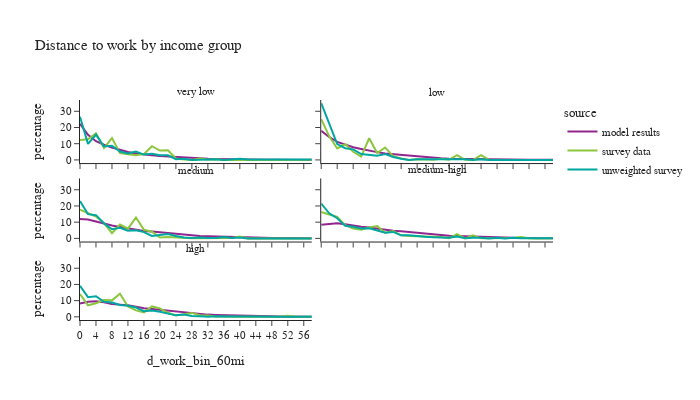

Notebook code cell kept with this figure:
### Code cell
df_plot = per_data.loc[(per_data['is_worker']) & (per_data['d_work_bin_60mi'] != float('nan'))].groupby(['source','hhincome_group','d_work_bin_60mi'])['person_weight'].sum().reset_index()
df_plot['percentage'] = df_plot.groupby(['source','hhincome_group'], group_keys=False)['person_weight']. \
    apply(lambda x: 100 * x / float(x.sum()))
# df_plot

fig2 = px.line(df_plot, x='d_work_bin_60mi', y="percentage", color="source",
               facet_col="hhincome_group", facet_col_wrap=2,
               title="Distance to work by income group")
fig2.for_each_annotation(lambda a: a.update(text = a.text.split("=")[-1]))
fig2.update_layout(height=400, width=700, font=dict(size=11))
fig2.show()

### Figure 1 — Plotly figure (JSON) as saved in the notebook; plotly's stock layout.template omitted (floating-point values rounded to 4 significant figures)
{"data": [{"hovertemplate": "source=model results<br>hhincome_group=very low<br>d_work_bin_60mi=%{x}<br>percentage=%{y}<extra></extra>", "legendgroup": "model results", "line": {"color": "#91268F", "dash": "solid"}, "marker": {"symbol": "circle"}, "mode": "lines", "name": "model results", "orientation": "v", "showlegend": true, "type": "scatter", "x": ["0", "2", "4", "6", "8", "10", "12", "14", "16", "18", "20", "22", "24", "26", "28", "30", "32", "34", "36", "38", "40", "42", "44", "46", "48", "50", "52", "54", "56", "58"], "xaxis": "x5", "y": [22.29, 15.45, 11.52, 9.346, 7.694, 6.092, 4.92, 3.961, 3.304, 2.894, 2.481, 2.134, 1.657, 1.299, 0.9643, 0.8261, 0.6753, 0.6156, 0.4586, 0.3267, 0.3251, 0.2293, 0.1618, 0.1256, 0.06596, 0.0534, 0.05654, 0.03612, 0.01885, 0.01571], "yaxis": "y5"}, {"hovertemplate": "source=model results<br>hhincome_group=low<br>d_work_bin_60mi=%{x}<br>percentage=%{y}<extra></extra>", "legendgroup": "model results", "line": {"color": "#91268F", "dash": "solid"}, "marker": {"symbol": "circle"}, "mode": "lines", "name": "model results", "orientation": "v", "showlegend": false, "type": "scatter", "x": ["0", "2", "4", "6", "8", "10", "12", "14", "16", "18", "20", "22", "24", "26", "28", "30", "32", "34", "36", "38", "40", "42", "44", "46", "48", "50", "52", "54", "56", "58"], "xaxis": "x6", "y": [17.95, 14.12, 11.11, 9.267, 7.794, 6.762, 5.59, 4.806, 3.911, 3.495, 2.913, 2.596, 1.977, 1.572, 1.238, 1.034, 0.7904, 0.6892, 0.5342, 0.4218, 0.3723, 0.2907, 0.2135, 0.1663, 0.1296, 0.07117, 0.07342, 0.05469, 0.03971, 0.02397], "yaxis": "y6"}, {"hovertemplate": "source=model results<br>hhincome_group=medium<br>d_work_bin_60mi=%{x}<br>percentage=%{y}<extra></extra>", "legendgroup": "model results", "line": {"color": "#91268F", "dash": "solid"}, "marker": {"symbol": "circle"}, "mode": "lines", "name": "model results", "orientation": "v", "showlegend": false, "type": "scatter", "x": ["0", "2", "4", "6", "8", "10", "12", "14", "16", "18", "20", "22", "24", "26", "28", "30", "32", "34", "36", "38", "40", "42", "44", "46", "48", "50", "52", "54", "56", "58"], "xaxis": "x3", "y": [12.0, 11.67, 10.36, 8.982, 7.899, 7.011, 6.168, 5.441, 4.555, 4.213, 3.694, 3.197, 2.574, 2.148, 1.886, 1.483, 1.268, 1.075, 0.8968, 0.771, 0.6465, 0.5327, 0.4009, 0.3166, 0.2479, 0.1732, 0.1349, 0.1071, 0.08351, 0.06276], "yaxis": "y3"}, {"hovertemplate": "source=model results<br>hhincome_group=medium-high<br>d_work_bin_60mi=%{x}<br>percentage=%{y}<extra></extra>", "legendgroup": "model results", "line": {"color": "#91268F", "dash": "solid"}, "marker": {"symbol": "circle"}, "mode": "lines", "name": "model results", "orientation": "v", "showlegend": false, "type": "scatter", "x": ["0", "2", "4", "6", "8", "10", "12", "14", "16", "18", "20", "22", "24", "26", "28", "30", "32", "34", "36", "38", "40", "42", "44", "46", "48", "50", "52", "54", "56", "58"], "xaxis": "x4", "y": [8.435, 9.106, 9.391, 8.672, 7.735, 7.111, 6.642, 5.931, 5.11, 4.774, 4.334, 3.894, 3.129, 2.659, 2.293, 1.864, 1.559, 1.406, 1.209, 1.029, 0.8542, 0.7381, 0.5649, 0.4237, 0.3461, 0.2328, 0.2125, 0.1396, 0.1182, 0.08647], "yaxis": "y4"}, {"hovertemplate": "source=model results<br>hhincome_group=high<br>d_work_bin_60mi=%{x}<br>percentage=%{y}<extra></extra>", "legendgroup": "model results", "line": {"color": "#91268F", "dash": "solid"}, "marker": {"symbol": "circle"}, "mode": "lines", "name": "model results", "orientation": "v", "showlegend": false, "type": "scatter", "x": ["0", "2", "4", "6", "8", "10", "12", "14", "16", "18", "20", "22", "24", "26", "28", "30", "32", "34", "36", "38", "40", "42", "44", "46", "48", "50", "52", "54", "56", "58"], "xaxis": "x", "y": [8.153, 9.265, 9.607, 9.045, 7.841, 7.531, 7.135, 6.296, 5.328, 4.882, 4.368, 3.792, 3.028, 2.462, 2.031, 1.685, 1.37, 1.211, 1.023, 0.8739, 0.7007, 0.5808, 0.4572, 0.3569, 0.2921, 0.2145, 0.1875, 0.1191, 0.09187, 0.07052], "yaxis": "y"}, {"hovertemplate": "source=survey data<br>hhincome_group=very low<br>d_work_bin_60mi=%{x}<br>percentage=%{y}<extra></extra>", "legendgroup": "survey data", "line": {"color": "#8CC63E", "dash": "solid"}, "marker": {"symbol": "circle"}, "mode": "lines", "name": "survey data", "orientation": "v", "showlegend": true, "type": "scatter", "x": ["0", "2", "4", "6", "8", "10", "12", "14", "16", "18", "20", "22", "24", "26", "28", "30", "32", "34", "36", "38", "40", "42", "44", "46", "48", "50", "52", "54", "56", "58"], "xaxis": "x5", "y": [12.34, 12.72, 16.42, 7.312, 13.5, 4.185, 3.492, 2.943, 3.63, 8.48, 5.744, 5.953, 0.9023, 0.203, 0.0, 0.9033, 0.04659, 0.4837, 0.0, 0.0178, 0.3497, 0.01757, 0.2985, 0.0, 0.0, 0.0, 0.01812, 0.0, 0.0, 0.04665], "yaxis": "y5"}, {"hovertemplate": "source=survey data<br>hhincome_group=low<br>d_work_bin_60mi=%{x}<br>percentage=%{y}<extra></extra>", "legendgroup": "survey data", "line": {"color": "#8CC63E", "dash": "solid"}, "marker": {"symbol": "circle"}, "mode": "lines", "name": "survey data", "orientation": "v", "showlegend": false, "type": "scatter", "x": ["0", "2", "4", "6", "8", "10", "12", "14", "16", "18", "20", "22", "24", "26", "28", "30", "32", "34", "36", "38", "40", "42", "44", "46", "48", "50", "52", "54", "56", "58"], "xaxis": "x6", "y": [25.2, 14.54, 7.059, 9.79, 5.009, 2.055, 13.37, 4.234, 7.658, 2.349, 0.9565, 0.0, 0.4662, 0.4819, 0.05542, 0.731, 0.109, 2.928, 0.05478, 0.0, 2.928, 0.0, 0.0, 0.0, 0.0, 0.01988, 0.0, 0.0, 0.0, 0.0], "yaxis": "y6"}, {"hovertemplate": "source=survey data<br>hhincome_group=medium<br>d_work_bin_60mi=%{x}<br>percentage=%{y}<extra></extra>", "legendgroup": "survey data", "line": {"color": "#8CC63E", "dash": "solid"}, "marker": {"symbol": "circle"}, "mode": "lines", "name": "survey data", "orientation": "v", "showlegend": false, "type": "scatter", "x": ["0", "2", "4", "6", "8", "10", "12", "14", "16", "18", "20", "22", "24", "26", "28", "30", "32", "34", "36", "38", "40", "42", "44", "46", "48", "50", "52", "54", "56", "58"], "xaxis": "x3", "y": [17.76, 15.42, 13.5, 9.456, 3.193, 8.543, 5.982, 12.93, 5.296, 4.085, 0.4871, 0.789, 0.4726, 0.1068, 0.05186, 0.08408, 0.02827, 0.05186, 0.05801, 0.2239, 1.188, 0.0, 0.0, 0.0, 0.01963, 0.0, 0.0, 0.2537, 0.01215, 0.0], "yaxis": "y3"}, {"hovertemplate": "source=survey data<br>hhincome_group=medium-high<br>d_work_bin_60mi=%{x}<br>percentage=%{y}<extra></extra>", "legendgroup": "survey data", "line": {"color": "#8CC63E", "dash": "solid"}, "marker": {"symbol": "circle"}, "mode": "lines", "name": "survey data", "orientation": "v", "showlegend": false, "type": "scatter", "x": ["0", "2", "4", "6", "8", "10", "12", "14", "16", "18", "20", "22", "24", "26", "28", "30", "32", "34", "36", "38", "40", "42", "44", "46", "48", "50", "52", "54", "56", "58"], "xaxis": "x4", "y": [16.27, 14.84, 13.23, 8.136, 6.098, 5.381, 6.782, 7.589, 3.489, 4.457, 1.845, 1.539, 1.278, 1.463, 0.8593, 0.8665, 0.08326, 2.656, 0.01919, 1.865, 0.03802, 0.0, 0.05585, 0.0, 0.2672, 0.8258, 0.01501, 0.0, 0.01774, 0.02699], "yaxis": "y4"}, {"hovertemplate": "source=survey data<br>hhincome_group=high<br>d_work_bin_60mi=%{x}<br>percentage=%{y}<extra></extra>", "legendgroup": "survey data", "line": {"color": "#8CC63E", "dash": "solid"}, "marker": {"symbol": "circle"}, "mode": "lines", "name": "survey data", "orientation": "v", "showlegend": false, "type": "scatter", "x": ["0", "2", "4", "6", "8", "10", "12", "14", "16", "18", "20", "22", "24", "26", "28", "30", "32", "34", "36", "38", "40", "42", "44", "46", "48", "50", "52", "54", "56", "58"], "xaxis": "x", "y": [14.11, 7.124, 8.413, 10.4, 10.16, 14.27, 6.405, 3.993, 2.713, 6.415, 5.22, 2.505, 0.8047, 1.74, 2.435, 0.9492, 0.8643, 0.1817, 0.009349, 0.1952, 0.01153, 0.006364, 0.02226, 0.2641, 0.00757, 0.02038, 0.6565, 0.0, 0.1008, 0.0], "yaxis": "y"}, {"hovertemplate": "source=unweighted survey<br>hhincome_group=very low<br>d_work_bin_60mi=%{x}<br>percentage=%{y}<extra></extra>", "legendgroup": "unweighted survey", "line": {"color": "#00A7A0", "dash": "solid"}, "marker": {"symbol": "circle"}, "mode": "lines", "name": "unweighted survey", "orientation": "v", "showlegend": true, "type": "scatter", "x": ["0", "2", "4", "6", "8", "10", "12", "14", "16", "18", "20", "22", "24", "26", "28", "30", "32", "34", "36", "38", "40", "42", "44", "46", "48", "50", "52", "54", "56", "58"], "xaxis": "x5", "y": [26.59, 9.882, 15.53, 8.235, 8.706, 5.176, 4.0, 5.176, 3.294, 3.765, 2.824, 2.824, 0.4706, 0.7059, 0.0, 0.2353, 0.2353, 0.4706, 0.0, 0.2353, 0.7059, 0.2353, 0.2353, 0.0, 0.0, 0.0, 0.2353, 0.0, 0.0, 0.2353], "yaxis": "y5"}, {"hovertemplate": "source=unweighted survey<br>hhincome_group=low<br>d_work_bin_60mi=%{x}<br>percentage=%{y}<extra></extra>", "legendgroup": "unweighted survey", "line": {"color": "#00A7A0", "dash": "solid"}, "marker": {"symbol": "circle"}, "mode": "lines", "name": "unweighted survey", "orientation": "v", "showlegend": false, "type": "scatter", "x": ["0", "2", "4", "6", "8", "10", "12", "14", "16", "18", "20", "22", "24", "26", "28", "30", "32", "34", "36", "38", "40", "42", "44", "46", "48", "50", "52", "54", "56", "58"], "xaxis": "x6", "y": [35.02, 22.38, 9.747, 7.22, 6.498, 3.61, 3.249, 2.527, 3.61, 1.805, 0.722, 0.0, 0.361, 0.361, 0.361, 0.361, 0.722, 0.361, 0.361, 0.0, 0.361, 0.0, 0.0, 0.0, 0.0, 0.361, 0.0, 0.0, 0.0, 0.0], "yaxis": "y6"}, {"hovertemplate": "source=unweighted survey<br>hhincome_group=medium<br>d_work_bin_60mi=%{x}<br>percentage=%{y}<extra></extra>", "legendgroup": "unweighted survey", "line": {"color": "#00A7A0", "dash": "solid"}, "marker": {"symbol": "circle"}, "mode": "lines", "name": "unweighted survey", "orientation": "v", "showlegend": false, "type": "scatter", "x": ["0", "2", "4", "6", "8", "10", "12", "14", "16", "18", "20", "22", "24", "26", "28", "30", "32", "34", "36", "38", "40", "42", "44", "46", "48", "50", "52", "54", "56", "58"], "xaxis": "x3", "y": [22.99, 14.93, 14.33, 9.254, 5.672, 6.567, 4.776, 5.075, 3.881, 1.493, 2.09, 2.687, 1.493, 0.597, 0.2985, 0.597, 0.2985, 0.2985, 0.8955, 0.2985, 0.597, 0.0, 0.0, 0.0, 0.2985, 0.0, 0.0, 0.2985, 0.2985, 0.0], "yaxis": "y3"}, {"hovertemplate": "source=unweighted survey<br>hhincome_group=medium-high<br>d_work_bin_60mi=%{x}<br>percentage=%{y}<extra></extra>", "legendgroup": "unweighted survey", "line": {"color": "#00A7A0", "dash": "solid"}, "marker": {"symbol": "circle"}, "mode": "lines", "name": "unweighted survey", "orientation": "v", "showlegend": false, "type": "scatter", "x": ["0", "2", "4", "6", "8", "10", "12", "14", "16", "18", "20", "22", "24", "26", "28", "30", "32", "34", "36", "38", "40", "42", "44", "46", "48", "50", "52", "54", "56", "58"], "xaxis": "x4", "y": [21.5, 15.44, 12.46, 7.718, 7.166, 6.064, 6.284, 4.961, 3.528, 3.969, 1.874, 1.985, 1.323, 0.9923, 0.6615, 0.3308, 0.441, 1.103, 0.1103, 0.3308, 0.441, 0.0, 0.441, 0.0, 0.3308, 0.1103, 0.2205, 0.0, 0.1103, 0.1103], "yaxis": "y4"}, {"hovertemplate": "source=unweighted survey<br>hhincome_group=high<br>d_work_bin_60mi=%{x}<br>percentage=%{y}<extra></extra>", "legendgroup": "unweighted survey", "line": {"color": "#00A7A0", "dash": "solid"}, "marker": {"symbol": "circle"}, "mode": "lines", "name": "unweighted survey", "orientation": "v", "showlegend": false, "type": "scatter", "x": ["0", "2", "4", "6", "8", "10", "12", "14", "16", "18", "20", "22", "24", "26", "28", "30", "32", "34", "36", "38", "40", "42", "44", "46", "48", "50", "52", "54", "56", "58"], "xaxis": "x", "y": [19.12, 12.17, 12.68, 9.305, 8.793, 7.362, 6.851, 5.726, 3.476, 3.885, 3.17, 2.249, 0.9202, 1.431, 0.5112, 0.409, 0.1022, 0.409, 0.1022, 0.2045, 0.2045, 0.1022, 0.1022, 0.2045, 0.2045, 0.1022, 0.1022, 0.0, 0.1022, 0.0], "yaxis": "y"}], "layout": {"annotations": [{"font": {}, "showarrow": false, "text": "high", "x": 0.245, "xanchor": "center", "xref": "paper", "y": 0.2867, "yanchor": "bottom", "yref": "paper"}, {"font": {}, "showarrow": false, "text": "medium", "x": 0.245, "xanchor": "center", "xref": "paper", "y": 0.6433, "yanchor": "bottom", "yref": "paper"}, {"font": {}, "showarrow": false, "text": "medium-high", "x": 0.755, "xanchor": "center", "xref": "paper", "y": 0.6433, "yanchor": "bottom", "yref": "paper"}, {"font": {}, "showarrow": false, "text": "very low", "x": 0.245, "xanchor": "center", "xref": "paper", "y": 1.0, "yanchor": "bottom", "yref": "paper"}, {"font": {}, "showarrow": false, "text": "low", "x": 0.755, "xanchor": "center", "xref": "paper", "y": 1.0, "yanchor": "bottom", "yref": "paper"}], "font": {"size": 11}, "height": 400, "legend": {"title": {"text": "source"}, "tracegroupgap": 0}, "title": {"text": "Distance to work by income group"}, "width": 700, "xaxis": {"anchor": "y", "domain": [0.0, 0.49], "title": {"text": "d_work_bin_60mi"}}, "xaxis2": {"anchor": "y2", "domain": [0.51, 1.0], "matches": "x", "title": {"text": "d_work_bin_60mi"}}, "xaxis3": {"anchor": "y3", "domain": [0.0, 0.49], "matches": "x", "showticklabels": false}, "xaxis4": {"anchor": "y4", "domain": [0.51, 1.0], "matches": "x", "showticklabels": false}, "xaxis5": {"anchor": "y5", "domain": [0.0, 0.49], "matches": "x", "showticklabels": false}, "xaxis6": {"anchor": "y6", "domain": [0.51, 1.0], "matches": "x", "showticklabels": false}, "yaxis": {"anchor": "x", "domain": [0.0, 0.2867], "title": {"text": "percentage"}}, "yaxis2": {"anchor": "x2", "domain": [0.0, 0.2867], "matches": "y", "showticklabels": false}, "yaxis3": {"anchor": "x3", "domain": [0.3567, 0.6433], "matches": "y", "title": {"text": "percentage"}}, "yaxis4": {"anchor": "x4", "domain": [0.3567, 0.6433], "matches": "y", "showticklabels": false}, "yaxis5": {"anchor": "x5", "domain": [0.7133, 1.0], "matches": "y", "title": {"text": "percentage"}}, "yaxis6": {"anchor": "x6", "domain": [0.7133, 1.0], "matches": "y", "showticklabels": false}}}
